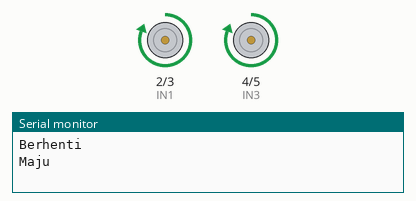
Simulated run of this sketch. Board: Arduino Uno, built with avr-gcc and run on an emulated ATmega328P. Parts: motor-driver pin pairs drawn as motors (green arrow = first pin HIGH = forward, orange = second pin HIGH = backward, longer = more drive, scaled by the enable pin), the last lines printed to the serial monitor.

Above: at 1.0 s.
At 3.0 s:
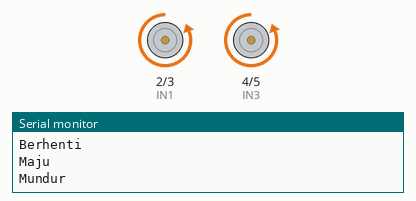
At 5.0 s:
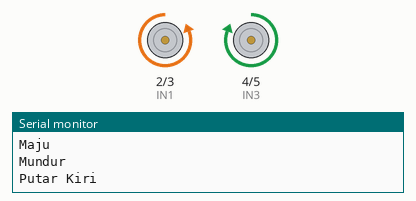
At 9.0 s:
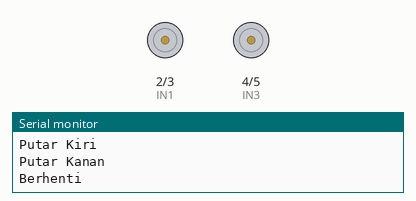
Timing chart, 0 to 13.0 s (numbered marks = the images above):
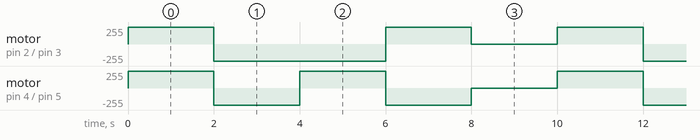

The sketch:

l293d.ino
```cpp
// Definisi pin motor
const int ENA = 9;   // Enable motor A
const int ENB = 10;  // Enable motor B
const int IN1 = 2;   // Input 1 motor A
const int IN2 = 3;   // Input 2 motor A
const int IN3 = 4;   // Input 1 motor B
const int IN4 = 5;   // Input 2 motor B

void setup() {
  Serial.begin(9600);
  // Atur pin sebagai output
  pinMode(ENA, OUTPUT);
  pinMode(ENB, OUTPUT);
  pinMode(IN1, OUTPUT);
  pinMode(IN2, OUTPUT);
  pinMode(IN3, OUTPUT);
  pinMode(IN4, OUTPUT);

  // Aktifkan motor dengan kecepatan penuh (PWM = 255)
  analogWrite(ENA, 255);
  analogWrite(ENB, 255);

  // Pastikan motor berhenti saat awal
  stopMotors();
}

void loop() {
  // Contoh gerakan motor
  maju();
  delay(2000);  // Bergerak maju selama 2 detik

  mundur();
  delay(2000);  // Bergerak mundur selama 2 detik

  putarKiri();
  delay(2000);  // Putar ke kiri selama 2 detik

  putarKanan();
  delay(2000);  // Putar ke kanan selama 2 detik

  stopMotors();
  delay(2000);  // Berhenti selama 2 detik
}

// Fungsi untuk bergerak maju
void maju() {
  Serial.println("Maju");
  digitalWrite(IN1, HIGH);
  digitalWrite(IN2, LOW);
  digitalWrite(IN3, HIGH);
  digitalWrite(IN4, LOW);
}

// Fungsi untuk bergerak mundur
void mundur() {
  Serial.println("Mundur");
  digitalWrite(IN1, LOW);
  digitalWrite(IN2, HIGH);
  digitalWrite(IN3, LOW);
  digitalWrite(IN4, HIGH);
}

// Fungsi untuk putar ke kiri
void putarKiri() {
  Serial.println("Putar Kiri");
  digitalWrite(IN1, LOW);
  digitalWrite(IN2, HIGH);
  digitalWrite(IN3, HIGH);
  digitalWrite(IN4, LOW);
}

// Fungsi untuk putar ke kanan
void putarKanan() {
  Serial.println("Putar Kanan");
  digitalWrite(IN1, HIGH);
  digitalWrite(IN2, LOW);
  digitalWrite(IN3, LOW);
  digitalWrite(IN4, HIGH);
}

// Fungsi untuk menghentikan motor
void stopMotors() {
  Serial.println("Berhenti");
  digitalWrite(IN1, LOW);
  digitalWrite(IN2, LOW);
  digitalWrite(IN3, LOW);
  digitalWrite(IN4, LOW);
}
```

Measured:
- by itself, motor on pin 2 (IN1) / pin 3 (IN2): repeats every 10.0 s: backward 255/255 4.0 s, forward 255/255 2.0 s, stopped 2.0 s, forward 255/255 2.0 s
- by itself, motor on pin 4 (IN3) / pin 5 (IN4): repeats every 10.0 s: backward 255/255 2.0 s, forward 255/255 2.0 s, backward 255/255 2.0 s, stopped 2.0 s, forward 255/255 2.0 s
